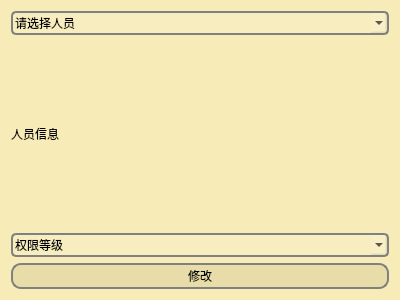
<?xml version="1.0" encoding="UTF-8"?>
<ui version="4.0">
 <class>ManageWidget</class>
 <widget class="QWidget" name="ManageWidget">
  <property name="windowModality">
   <enum>Qt::ApplicationModal</enum>
  </property>
  <property name="geometry">
   <rect>
    <x>0</x>
    <y>0</y>
    <width>400</width>
    <height>300</height>
   </rect>
  </property>
  <property name="windowTitle">
   <string>管理</string>
  </property>
  <property name="styleSheet">
   <string notr="true">
color:rgb(78, 78, 78，80);
background-color: rgb(247, 235, 183);
</string>
  </property>
  <layout class="QVBoxLayout" name="verticalLayout">
   <item>
    <widget class="QComboBox" name="peopleComboBox">
     <property name="styleSheet">
      <string notr="true">
QComboBox:!hover{
	background-color: rgb(255, 255, 255,30);
	font: 14pt &quot;仿宋&quot;;
	color: rgb(0, 0, 0);
        border-width:2px;
        border-style:solid;
        border-color:gray;
        border-radius:5px;
        padding: 2px 2px;
    }
QComboBox:hover{
	background-color: rgb(255, 255, 255,90);
	font: 14pt &quot;仿宋&quot;;
	color: rgb(0, 0, 0);
        border-width:2px;
        border-style:solid;
        border-color:gray;
        border-radius:5px;
        padding: 2px 2px;
    }</string>
     </property>
     <item>
      <property name="text">
       <string>请选择人员</string>
      </property>
     </item>
    </widget>
   </item>
   <item>
    <widget class="QLabel" name="informationLabel">
     <property name="styleSheet">
      <string notr="true">font: 16pt &quot;仿宋&quot;;</string>
     </property>
     <property name="text">
      <string>人员信息</string>
     </property>
    </widget>
   </item>
   <item>
    <widget class="QComboBox" name="levelComboBox">
     <property name="styleSheet">
      <string notr="true">
QComboBox:!hover{
	background-color: rgb(255, 255, 255,30);
	font: 14pt &quot;仿宋&quot;;
	color: rgb(0, 0, 0);
        border-width:2px;
        border-style:solid;
        border-color:gray;
        border-radius:5px;
        padding: 2px 2px;
    }
QComboBox:hover{
	background-color: rgb(255, 255, 255,90);
	font: 14pt &quot;仿宋&quot;;
	color: rgb(0, 0, 0);
        border-width:2px;
        border-style:solid;
        border-color:gray;
        border-radius:5px;
        padding: 2px 2px;
    }</string>
     </property>
     <item>
      <property name="text">
       <string>权限等级</string>
      </property>
     </item>
    </widget>
   </item>
   <item>
    <widget class="QPushButton" name="changeButton">
     <property name="styleSheet">
      <string notr="true">QPushButton:!hover{
	background-color: rgb(123, 117, 69,30);
	font: 16pt &quot;仿宋&quot;;
	color: rgb(0, 0, 0);
        border-width:2px;
        border-style:solid;
        border-color:gray;
        border-radius:10px;
        padding: 2px 2px;
    }
QPushButton:hover{
	background-color: rgb(123, 117, 69,90);
	font: 16pt &quot;仿宋&quot;;
	color: rgb(0, 0, 0);
        border-width:2px;
        border-style:solid;
        border-color:gray;
        border-radius:10px;
        padding: 2px 2px;
    }</string>
     </property>
     <property name="text">
      <string>修改</string>
     </property>
    </widget>
   </item>
  </layout>
 </widget>
 <resources/>
 <connections/>
</ui>
